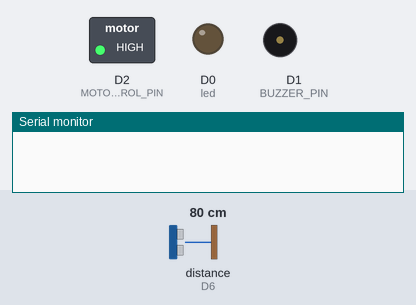
A sketch run on a simulated ESP8266 (NodeMCU). Parts: switched loads named in the sketch (green lamp = pin HIGH), output pins drawn as LEDs (lit = HIGH), buzzer (waves = sounding, pin HIGH), the last lines printed to the serial monitor. Wiring (inferred from the names in the program): ultrasonic range finder: trigger D5; echo D6. The test bench sets the inputs (shaded band); at power-on: distance to the obstacle (sensor on D6) 80 cm. The echo pulse lasts 58.3 µs per cm; WiFi joins after 1.5 s; servers stay silent unless stated; uploads are accepted with an empty reply; pins used as bus, display or sensor lines are not drawn.

Above: at 0.1 s.
At 5.35 s:
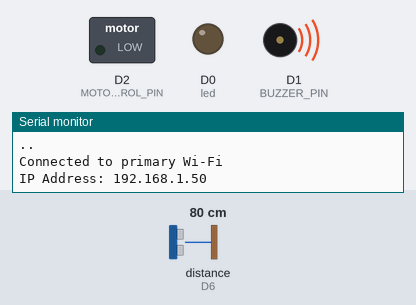
At 16.01 s:
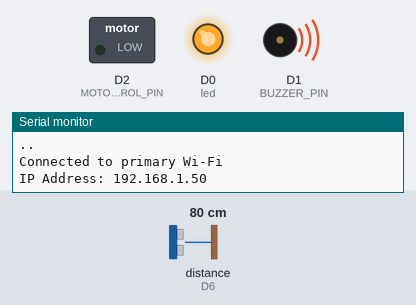
At 26.7 s:
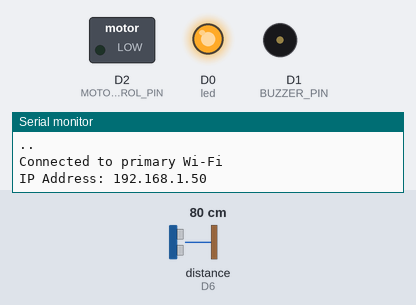
At 42.5 s:
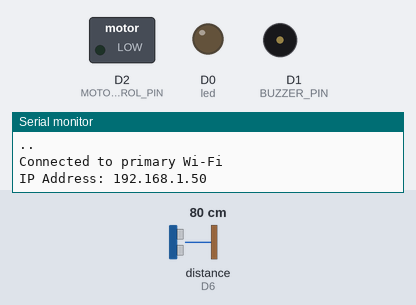
Timing chart, 0 to 43.0 s (numbered marks = the images above):
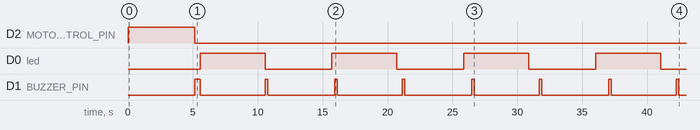

Measured:
- by itself, D2 (MOTORCONTROL_PIN): HIGH → LOW at 5.2 s
- by itself, D0 (led): alternates HIGH for 5.0 s and LOW for 5.2 s
- by itself, D1 (BUZZER_PIN): repeats every 5.2 s: LOW 5.0 s, HIGH 0.20 s

The sketch:

sketch_watertank_ota.ino
```cpp
#include <ESP8266WiFi.h>
#include <ESP8266HTTPClient.h>
#include <WiFiClient.h>
#include <ESP8266mDNS.h>
#include <ESP8266WebServer.h>
#include <ElegantOTA.h>

String VERSION = "2024081901";

ESP8266WebServer server(80);
unsigned long ota_progress_millis = 0;

//Variables for LED notifications
const int led = D0; // ESP8266 Pin to which onboard LED is connected
unsigned long previousLedMillis = 0;  // will store last time LED was updated
const long interval = 5000;  // interval at which to blink (milliseconds)
int ledState = LOW;  // ledState used to set the LED
//End

//Sensor Pins and buzzer pins
#define TRIG_PIN D5 // The ESP8266 pin connected to Ultrasonic Sensor's TRIG pin
#define ECHO_PIN D6 // The ESP8266 pin connected to Ultrasonic Sensor's ECHO pin
#define MOTORCONTROL_PIN D2
#define BUZZER_PIN D1
//End

//Variables for Buzzer notifications
unsigned long previousBuzzerMillis = 0;
const long buzzerOnInterval = 100;
const long buzzerOffInterval = 5000;
int buzzerState = LOW;
//End

//Wifi Login
const char* ssid1 = "";
const char* password1 = "";

const char* ssid2 = "";
const char* password2 = "";
//End

//APIURL
String APIURL   = "http://yourdomain.com/watertank/api.php?level=";
String APIEventURL = "http://yourdomain.com/watertank/api.php?event=";
String APICommandURL = "http://yourdomain.com/watertank/api.php?command=";
//End

//Variables for ultrasonic sensor readings
float filterArray[30]; // array to store data samples from sensor
float distance = 0; // store the distance from sensor
float prevDistance = 0;
unsigned long previousLevelReadingMillis = 0;
unsigned long normalDelay = 58000;
float changeThresholdInLevelDuringNormalDelay = 5;
bool higherPrecisionMode = false;
unsigned long higherPrecisionDelay = 8000;
const int totalHigherPrecisionCount = 60;  //time of higherprecision = higherPrecisionDelay (in ms) x totalHigherPrecisionCount. Default 10 mins.
int higherPrecisionCount = 60;
float distanceLowRange = 5;
float distanceHighRange = 150;
bool incorrectSensorReadingDetected = false;
//End

//Variabled for motor control
int tankMaxLevel = 127;
int tankThresholdLowLevel = 65;
int tankThresholdHighLevel = 97;
bool waterLevelLow = false;
bool motorOnStatus = false;
unsigned long motorOnTime = 0;
unsigned long dryrunDetectionInterval = 60000;
float dryrunThresholdLevel = 2.5;
float previousDryRunDistance = 0;
unsigned long previousDryRunMillies = 0;
bool dryRunDetected = false;
//End

void onOTAStart()
{
  Serial.println("OTA update started!");
}

void onOTAProgress(size_t current, size_t final)
{
  if (millis() - ota_progress_millis > 1000)
  {
    ota_progress_millis = millis();
    Serial.printf("OTA Progress Current: %u bytes, Final: %u bytes\n", current, final);
  }
}

void onOTAEnd(bool success)
{
  if (success) {
    Serial.println("OTA update finished successfully!");
  } else {
    Serial.println("There was an error during OTA update!");
  }
}

bool tryConnect(int maxAttempts)
{
  int attempts = 0;
  while (WiFi.status() != WL_CONNECTED && attempts < maxAttempts)
  {
    delay(1000);
    Serial.print(".");
    attempts++;
  }
  Serial.println();
  return WiFi.status() == WL_CONNECTED;
}

void setup()
{
  // Configure the trigger and echo pins to output mode
  pinMode(led, OUTPUT);
  pinMode(TRIG_PIN, OUTPUT);
  pinMode(ECHO_PIN, INPUT);
  digitalWrite(MOTORCONTROL_PIN, HIGH);
  pinMode(MOTORCONTROL_PIN, OUTPUT);
  pinMode(BUZZER_PIN, OUTPUT);

  Serial.begin(9600);
  //booting
  WiFi.mode(WIFI_STA);
  WiFi.begin(ssid1, password1);
  String connectedSSID;
  if (tryConnect(10))
  {
    Serial.println("Connected to primary Wi-Fi " + String(ssid1));
    Serial.print("IP Address: ");
    Serial.println(WiFi.localIP());
    connectedSSID = String(ssid1);
  }
  else
  {
    Serial.println("Failed to connect to primary Wi-Fi " + String(ssid1));

    // Try connecting to the secondary Wi-Fi
    Serial.println("Connecting to secondary Wi-Fi " + String(ssid2));
    WiFi.begin(ssid2, password2);

    // Wait for connection
    if (tryConnect(10))
    {
      Serial.println("Connected to secondary Wi-Fi " + String(ssid2));
      Serial.print("IP Address: ");
      Serial.println(WiFi.localIP());
      connectedSSID = String(ssid2);
    }
    else
    {
      Serial.println("Failed to connect to secondary Wi-Fi " + String(ssid2));
      delay(10000);
      ESP.restart();
    }
  }

  postEventToServer("Device+On");
  postEventToServer("Version:" + VERSION);
  postEventToServer("SSID:" + connectedSSID);
  postEventToServer("IP:" + WiFi.localIP().toString());
  postEventToServer("Wifi+Strength:+" + String(WiFi.RSSI()) + "+dBm");

  server.on("/", []() {
    server.send(200, "text/plain", "Controller");
  });

  ElegantOTA.begin(&server);
  ElegantOTA.onStart(onOTAStart);
  ElegantOTA.onProgress(onOTAProgress);
  ElegantOTA.onEnd(onOTAEnd);
  server.begin();
}

void loop()
{
  if(!motorOnStatus)
  {
    server.handleClient();
    ElegantOTA.loop();
  }

  //On or Off Led notification
  unsigned long currentLedMillis = millis();

  if(currentLedMillis - previousLedMillis >= interval)
  {
    previousLedMillis = currentLedMillis;
    ledState = not(ledState);
    digitalWrite(led,  ledState);
  }

  //Get ultrasonic sensor reading
  if(isItTimeToTakeNextReading())
  {
    // 1. TAKING MULTIPLE MEASUREMENTS AND STORE IN AN ARRAY
    for(int sample = 0; sample < 30; sample++)
    {
      filterArray[sample] = ultrasonicMeasure();
      delay(60); // to avoid untrasonic interfering
    }

    // 2. SORTING THE ARRAY IN ASCENDING ORDER
    for (int i = 0; i < 29; i++)
    {
      for (int j = i + 1; j < 30; j++)
      {
        if (filterArray[i] > filterArray[j])
        {
          float swap = filterArray[i];
          filterArray[i] = filterArray[j];
          filterArray[j] = swap;
        }
      }
    }

    //start of noise filtering
    double sum = 0;
    for (int sample = 10; sample < 20; sample++)
    {
      sum += filterArray[sample];
    }

    distance = sum / 10;

    //Update value to server only if the distance is within the suitable range
    if(distance > distanceLowRange && distance < distanceHighRange)
    {
      incorrectSensorReadingDetected = false;

      if (WiFi.status() == WL_CONNECTED)
      {
        WiFiClient client;
        HTTPClient http;

        String url = APIURL;
        url += distance;

        http.begin(client, url);
        http.GET();
        http.end();
      }
      else
      {
        Serial.println("WiFi Disconnected");
      }
    }
    else
    {
      //sensor reading incorrect
      incorrectSensorReadingDetected = true;
      postEventToServer("Incorrect+sensor+reading");
      if(motorOnStatus)
      {
        motorOnStatus = false;
        motorOnTime = 0;
        digitalWrite(MOTORCONTROL_PIN, HIGH);
        postEventToServer("Motor+Off");
      }
    }

    previousLevelReadingMillis = millis();

    if(higherPrecisionMode == true)
    {
      //need to check if higher precision mode is still needed
      higherPrecisionCount--;
      if(higherPrecisionCount <= 0)
      {
        higherPrecisionMode = false;
        higherPrecisionCount = totalHigherPrecisionCount;
      }
    }
    else
    {
      //normal mode
      if(abs(distance-prevDistance) > changeThresholdInLevelDuringNormalDelay && prevDistance != 0)
      {
        higherPrecisionMode = true;
      }
    }

    if(!incorrectSensorReadingDetected)
      prevDistance = distance;
  }

  unsigned long currentBuzzerMillis = millis();
  if(isWaterLevelLow(distance))
  {
    if(buzzerState == LOW)
    {
      if(currentBuzzerMillis - previousBuzzerMillis >= buzzerOffInterval)
      {
        previousBuzzerMillis = currentBuzzerMillis;
        buzzerState = HIGH;
        digitalWrite(BUZZER_PIN, buzzerState);
      }
    }
    else
    {
      //here buzzerState is HIGH
      if(currentBuzzerMillis - previousBuzzerMillis >= buzzerOnInterval)
      {
        previousBuzzerMillis = currentBuzzerMillis;
        buzzerState = LOW;
        digitalWrite(BUZZER_PIN, buzzerState);
      }
    }

    //Turn on motor if dry run is not previously detected
    if(!motorOnStatus && !dryRunDetected)
    {
      motorOnStatus = true;
      motorOnTime = millis();
      digitalWrite(MOTORCONTROL_PIN, LOW);
      previousDryRunMillies = millis();
      previousDryRunDistance = distance;
      postEventToServer("Motor+On");
      higherPrecisionMode = true;
    }
  }
  else
  {
    if(buzzerState == HIGH)
    {
      previousBuzzerMillis = currentBuzzerMillis = millis();
      buzzerState = LOW;
      digitalWrite(BUZZER_PIN, buzzerState);
    }
  }

  //turn motor off when water level is full
  if(isWaterLevelFull(distance) && motorOnStatus)
  {
    motorOnStatus = false;
    motorOnTime = 0;
    digitalWrite(MOTORCONTROL_PIN, HIGH);
    postEventToServer("Motor+Off");
    higherPrecisionMode = false;
    higherPrecisionCount = totalHigherPrecisionCount;
  }

  //turn motor off if dry run is detected
  if(motorOnStatus)
  {
    if(millis() - previousDryRunMillies > dryrunDetectionInterval)
    {
      if(abs(distance - previousDryRunDistance) < dryrunThresholdLevel)
      {
        //Dry run is happening
        dryRunDetected = true;
        motorOnStatus = false;
        motorOnTime = 0;
        digitalWrite(MOTORCONTROL_PIN, HIGH);
        postEventToServer("Dry+run+detected");
        postEventToServer("Motor+Off");
        higherPrecisionMode = false;
        higherPrecisionCount = totalHigherPrecisionCount;
      }

      previousDryRunMillies = millis();
      previousDryRunDistance = distance;
    }
  }

  //If motor is off and water is not full in tank, then check force_motoron status
  //force_motoron is 1, turn on motor
  if(!motorOnStatus && !isWaterLevelFull(distance))
  {
    WiFiClient client;
    HTTPClient http;

    String url = APICommandURL;
    url += "force_motoron";

    http.begin(client, url);
    int httpCode = http.GET();

    if(httpCode > 0)
    {
      String payload = http.getString();
      int result = payload.toInt();
      if(result == 1)
      {
        motorOnStatus = true;
        motorOnTime = millis();
        digitalWrite(MOTORCONTROL_PIN, LOW);
        previousDryRunMillies = millis();
        previousDryRunDistance = distance;
        postEventToServer("Motor+On");
        higherPrecisionMode = true;

        //set force_motoron to 0
        String url = APICommandURL;
        url += "set&force_motoron=0";

        http.begin(client, url);
        http.GET();
      }
    }
    else
    {
      Serial.println("Error on HTTP request");
    }

    http.end();
  }

  //If motor is on, then check force_motoroff status
  //force_motoroff is 1, turn off motor
  if(motorOnStatus)
  {
    WiFiClient client;
    HTTPClient http;

    String url = APICommandURL;
    url += "force_motoroff";

    http.begin(client, url);
    int httpCode = http.GET();

    if(httpCode > 0)
    {
      String payload = http.getString();
      int result = payload.toInt();
      if(result == 1)
      {
        motorOnStatus = false;
        motorOnTime = 0;
        digitalWrite(MOTORCONTROL_PIN, HIGH);
        postEventToServer("Motor+Off");
        higherPrecisionMode = false;
        higherPrecisionCount = totalHigherPrecisionCount;

        //set force_motoron to 0
        String url = APICommandURL;
        url += "set&force_motoroff=0";

        http.begin(client, url);
        http.GET();
      }
    }
    else
    {
      Serial.println("Error on HTTP request");
    }

    http.end();
  }
}

//Other Functions

float ultrasonicMeasure() {
  // Produce a 10-microsecond pulse to the TRIG pin.
  digitalWrite(TRIG_PIN, HIGH);
  delayMicroseconds(10);
  digitalWrite(TRIG_PIN, LOW);

  // Measure the pulse duration from the ECHO pin
  float duration_us = pulseIn(ECHO_PIN, HIGH);

  // calculate the distance
  float distance_cm = 0.017 * duration_us;

  return distance_cm;
}

bool isWaterLevelLow(float d)
{
  //in case of incorrect sensor reading, assume water level is high
  if(d < distanceLowRange || d > distanceHighRange)
    return false;

  if ( tankMaxLevel - d < tankThresholdLowLevel )
    return true;
  else
    return false;
}

bool isWaterLevelFull(float d)
{
  //in case of incorrect sensor reading, assume water level is high
  if(d < distanceLowRange || d > distanceHighRange)
    return true;

  if(tankMaxLevel - d >= tankThresholdHighLevel)
    return true;
  else
    return false;
}

bool isItTimeToTakeNextReading()
{
  if(previousLevelReadingMillis == 0)
    return true;

  unsigned long currentLevelReadingMillis = millis();

  if(higherPrecisionMode == true)
  {
    if(currentLevelReadingMillis  - previousLevelReadingMillis > higherPrecisionDelay)
    {
      return true;
    }
  }
  else
  {
    if(currentLevelReadingMillis - previousLevelReadingMillis > normalDelay)
    {
      return true;
    }
  }

  return false;
}

void postEventToServer(String event)
{
  if (WiFi.status() == WL_CONNECTED)
  {
    WiFiClient client;
    HTTPClient http;

    String url = APIEventURL  + event;

    http.begin(client, url);
    http.GET();
    http.end();
  }
  else
  {
    Serial.println("WiFi Disconnected");
  }
}
```
